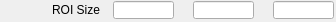
   <widget class="caFrame" name="caFrame_7">
    <property name="geometry">
     <rect>
      <x>402</x>
      <y>545</y>
      <width>336</width>
      <height>22</height>
     </rect>
    </property>
    <widget class="caLabel" name="caLabel_15">
     <property name="geometry">
      <rect>
       <x>0</x>
       <y>0</y>
       <width>100</width>
       <height>20</height>
      </rect>
     </property>
     <property name="frameShape">
      <enum>QFrame::NoFrame</enum>
     </property>
     <property name="text">
      <string>ROI Size</string>
     </property>
     <property name="alignment">
      <set>Qt::AlignAbsolute|Qt::AlignRight|Qt::AlignTrailing|Qt::AlignVCenter</set>
     </property>
     <property name="fontScaleMode">
      <enum>ESimpleLabel::WidthAndHeight</enum>
     </property>
     <property name="foreground">
      <color>
       <red>0</red>
       <green>0</green>
       <blue>0</blue>
      </color>
     </property>
     <property name="background">
      <color alpha="0">
       <red>0</red>
       <green>0</green>
       <blue>0</blue>
      </color>
     </property>
    </widget>
    <widget class="caLineEdit" name="caLineEdit_21">
     <property name="geometry">
      <rect>
       <x>193</x>
       <y>1</y>
       <width>61</width>
       <height>18</height>
      </rect>
     </property>
     <property name="alignment">
      <set>Qt::AlignAbsolute|Qt::AlignCenter|Qt::AlignHCenter|Qt::AlignVCenter</set>
     </property>
     <property name="channel" stdset="0">
      <string>$(P)$(R)ArraySizeY_RBV</string>
     </property>
     <property name="foreground">
      <color>
       <red>10</red>
       <green>0</green>
       <blue>184</blue>
      </color>
     </property>
     <property name="background">
      <color>
       <red>187</red>
       <green>187</green>
       <blue>187</blue>
      </color>
     </property>
     <property name="colorMode">
      <enum>caLineEdit::Static</enum>
     </property>
     <property name="precisionMode">
      <enum>caLineEdit::Channel</enum>
     </property>
     <property name="limitsMode">
      <enum>caLineEdit::Channel</enum>
     </property>
     <property name="maxValue">
      <double>1.000000000000000</double>
     </property>
     <property name="minValue">
      <double>0.000000000000000</double>
     </property>
     <property name="fontScaleMode" stdset="0">
      <enum>caLineEdit::WidthAndHeight</enum>
     </property>
     <property name="formatType">
      <enum>caLineEdit::decimal</enum>
     </property>
    </widget>
    <widget class="caLineEdit" name="caLineEdit_22">
     <property name="geometry">
      <rect>
       <x>273</x>
       <y>1</y>
       <width>61</width>
       <height>18</height>
      </rect>
     </property>
     <property name="alignment">
      <set>Qt::AlignAbsolute|Qt::AlignCenter|Qt::AlignHCenter|Qt::AlignVCenter</set>
     </property>
     <property name="channel" stdset="0">
      <string>$(P)$(R)ArraySizeZ_RBV</string>
     </property>
     <property name="foreground">
      <color>
       <red>10</red>
       <green>0</green>
       <blue>184</blue>
      </color>
     </property>
     <property name="background">
      <color>
       <red>187</red>
       <green>187</green>
       <blue>187</blue>
      </color>
     </property>
     <property name="colorMode">
      <enum>caLineEdit::Static</enum>
     </property>
     <property name="precisionMode">
      <enum>caLineEdit::Channel</enum>
     </property>
     <property name="limitsMode">
      <enum>caLineEdit::Channel</enum>
     </property>
     <property name="maxValue">
      <double>1.000000000000000</double>
     </property>
     <property name="minValue">
      <double>0.000000000000000</double>
     </property>
     <property name="fontScaleMode" stdset="0">
      <enum>caLineEdit::WidthAndHeight</enum>
     </property>
     <property name="formatType">
      <enum>caLineEdit::decimal</enum>
     </property>
    </widget>
    <widget class="caLineEdit" name="caLineEdit_23">
     <property name="geometry">
      <rect>
       <x>113</x>
       <y>1</y>
       <width>61</width>
       <height>18</height>
      </rect>
     </property>
     <property name="alignment">
      <set>Qt::AlignAbsolute|Qt::AlignCenter|Qt::AlignHCenter|Qt::AlignVCenter</set>
     </property>
     <property name="channel" stdset="0">
      <string>$(P)$(R)ArraySizeX_RBV</string>
     </property>
     <property name="foreground">
      <color>
       <red>10</red>
       <green>0</green>
       <blue>184</blue>
      </color>
     </property>
     <property name="background">
      <color>
       <red>187</red>
       <green>187</green>
       <blue>187</blue>
      </color>
     </property>
     <property name="colorMode">
      <enum>caLineEdit::Static</enum>
     </property>
     <property name="precisionMode">
      <enum>caLineEdit::Channel</enum>
     </property>
     <property name="limitsMode">
      <enum>caLineEdit::Channel</enum>
     </property>
     <property name="maxValue">
      <double>1.000000000000000</double>
     </property>
     <property name="minValue">
      <double>0.000000000000000</double>
     </property>
     <property name="fontScaleMode" stdset="0">
      <enum>caLineEdit::WidthAndHeight</enum>
     </property>
     <property name="formatType">
      <enum>caLineEdit::decimal</enum>
     </property>
    </widget>
   </widget>
